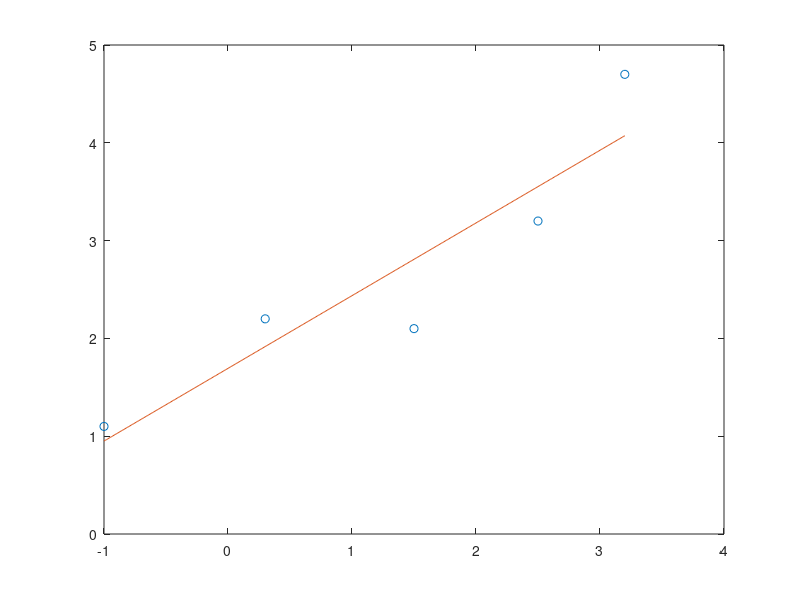

Recreate this plot in MATLAB.
%% Mērijumu datu apstrade
%% Darba mērķi
% * Iepazītirs ar merijumu apstrades pamatiem
% * Iemacities pielietot apgutas zinašanas priekšmetos, kur ir nepieciešama
% merijumu datu apstrade(fizika, ETP)
% * Iepazities veidot atskaites ar Matlab palidzibu
%% ievadisim eksperementalus datus:
Um = [-1 0.3 1.5 2.5 3.2]
Im = [1.1 2.2 2.1 3.2 4.7]
% pameģinesim uzzimet grafiku
plot(Um,Im,'o-')% neder jo ir lauzta linija
% meģenasim atrast matematisku sakarribu kas sasaista tos punktus
%sakribu meklrsim polinomiala veida 
% saksim ar 2.kartas polinomu
% y = C1*x^2+C2*x+C3

%funkcija kas atdot polinoma koeficentus saucas polyfit(polynomal
%fitting)sintekse:
% C = polyfit(x,y,N), N - polinoma karta
% C polinoma koeficenti ko atdaris polyfit
C = polyfit(Um,Im,1)
% esam atraduši koeficentus lai uzzimetu panemsim x ar mazaku soli
U = -1:0.01:3.2;
% jareķina polinoms
%I = C(1)*U.^3+C(2)*U.^2+C(3)*U+C(4)
%to var automatizet ar funkciju polyval
I = polyval(C,U);
%uzzimesim
plot(Um,Im,'o',U,I)
%%Secinajumi:
% ko es iemacijos šaja darba, secinajumi nedrikst sakrist arkoleģu
% secinajumiem
%3-4. teikumi
%kad viss ir gatavs - veidosim pdf atskaiti janospiež publish-publish
